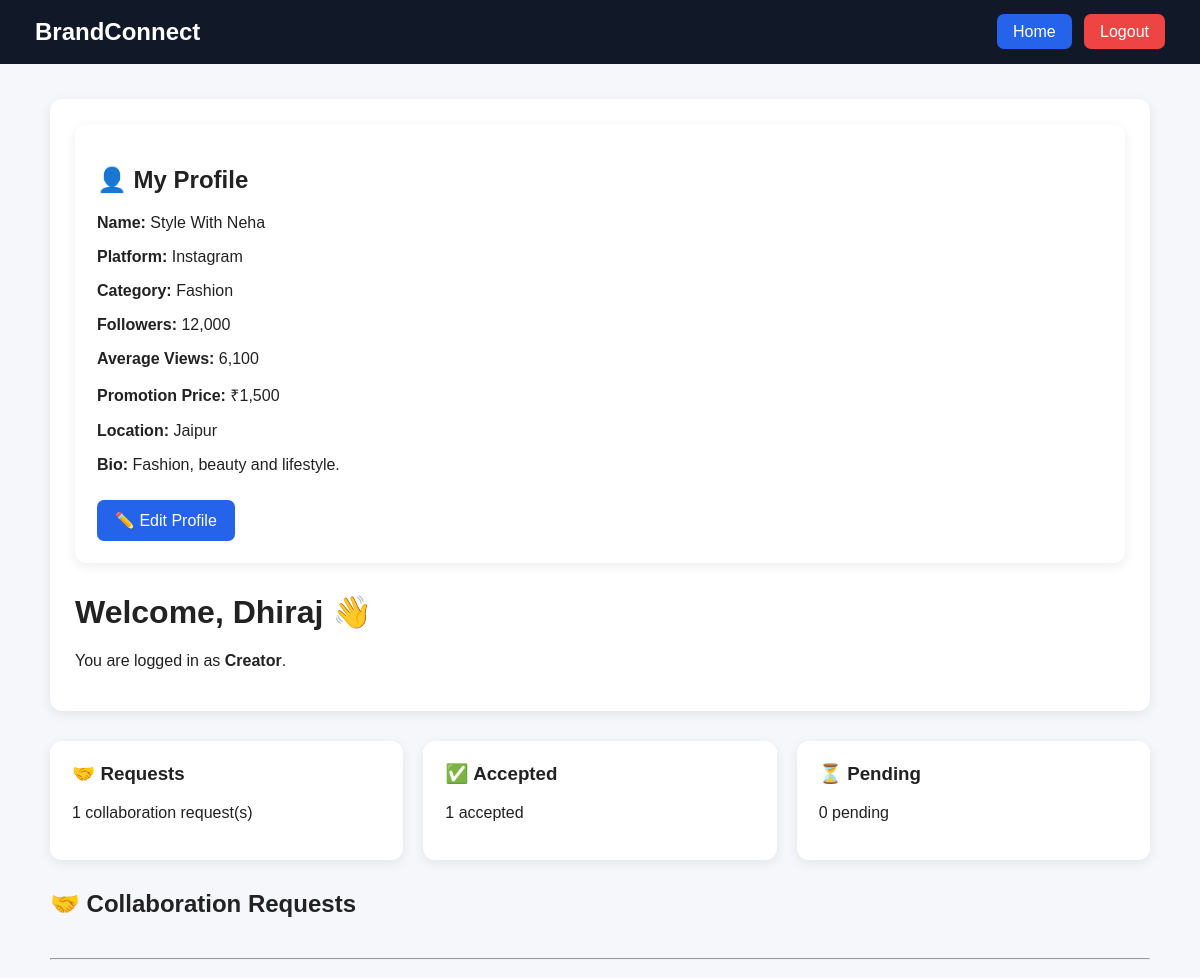
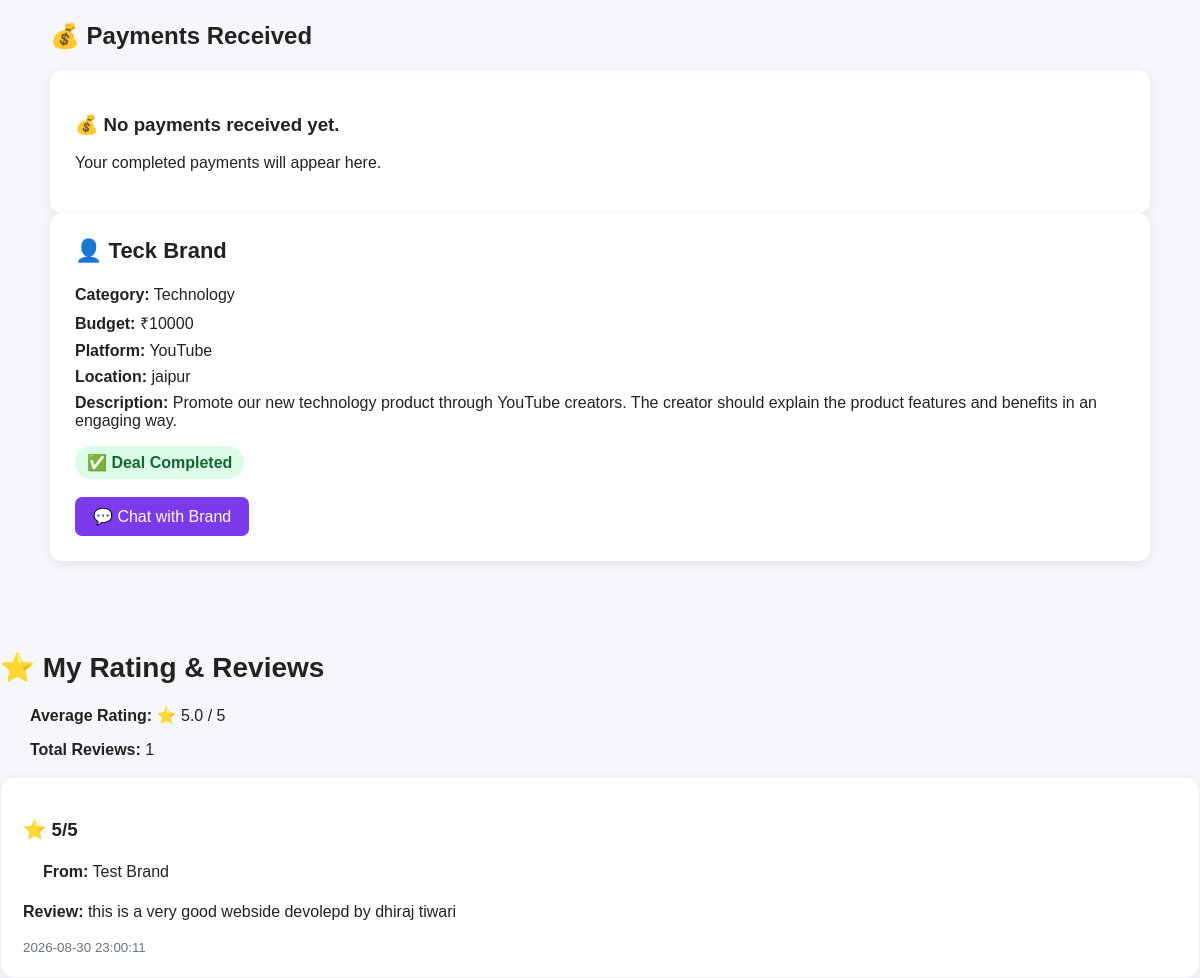
The page /creator-dashboard (signed in) on the database its author committed (2 pictures, top to bottom).
### tables this page shows
CREATE TABLE creators (
        id INTEGER PRIMARY KEY AUTOINCREMENT,
        name TEXT NOT NULL,
        platform TEXT NOT NULL,
        category TEXT NOT NULL,
        followers INTEGER NOT NULL,
        avg_views INTEGER NOT NULL,
        price INTEGER NOT NULL,
        location TEXT NOT NULL,
        bio TEXT DEFAULT ''
    , image_url TEXT DEFAULT '');

CREATE TABLE collaboration_requests (
    id INTEGER PRIMARY KEY AUTOINCREMENT,
    campaign_id INTEGER NOT NULL,
    creator_id INTEGER NOT NULL,
    brand_id INTEGER NOT NULL,
    status TEXT DEFAULT 'pending',
    created_at TIMESTAMP DEFAULT CURRENT_TIMESTAMP
, deal_status TEXT DEFAULT 'accepted');

CREATE TABLE campaigns (
        id INTEGER PRIMARY KEY AUTOINCREMENT,
        brand_name TEXT NOT NULL,
        category TEXT NOT NULL,
        budget INTEGER NOT NULL,
        platform TEXT NOT NULL,
        location TEXT DEFAULT '',
        description TEXT DEFAULT ''
    , user_id INTEGER);

CREATE TABLE reviews (id INTEGER PRIMARY KEY AUTOINCREMENT, request_id INTEGER NOT NULL, reviewer_id INTEGER NOT NULL, reviewee_id INTEGER NOT NULL, rating INTEGER NOT NULL CHECK(rating BETWEEN 1 AND 5), review TEXT DEFAULT '', created_at TIMESTAMP DEFAULT CURRENT_TIMESTAMP);

CREATE TABLE users (
        id INTEGER PRIMARY KEY AUTOINCREMENT,
        name TEXT NOT NULL,
        email TEXT UNIQUE NOT NULL,
        password TEXT NOT NULL,
        role TEXT NOT NULL
    , creator_id INTEGER);

### backend/app.py (the view)
@app.route("/creator-dashboard")
def creator_dashboard():
    if "user_id" not in session:
        return redirect(url_for("login"))
    if session["user_role"] != "creator":
        return "Access denied", 403
    conn = db()
    creator = conn.execute(
        """
        SELECT * FROM creators
        WHERE id = (
            SELECT creator_id
            FROM users
            WHERE id = ?
        )
        """,
        (session["user_id"],)
    ).fetchone()
    requests = conn.execute("""
        SELECT
            collaboration_requests.id,
            collaboration_requests.status,
            collaboration_requests.deal_status,
            collaboration_requests.created_at,
            campaigns.brand_name,
            campaigns.category,
            campaigns.budget,
            campaigns.platform,
            campaigns.location,
            campaigns.description
        FROM collaboration_requests
        JOIN campaigns
            ON collaboration_requests.campaign_id = campaigns.id
        JOIN users
            ON users.creator_id = collaboration_requests.creator_id
        WHERE users.id = ?
        ORDER BY collaboration_requests.id DESC
    """, (session["user_id"],)).fetchall()
    payments = conn.execute("""
        SELECT
            payments.id,
            payments.request_id,
            payments.amount,
            payments.upi_id,
            payments.status,
            payments.created_at,
            campaigns.brand_name
        FROM payments
        JOIN collaboration_requests
            ON payments.request_id = collaboration_requests.id
        JOIN campaigns
            ON collaboration_requests.campaign_id = campaigns.id
        WHERE payments.creator_id = ?
        ORDER BY payments.id DESC
    """, (creator["id"],)).fetchall()
    notifications = conn.execute("""
        SELECT *
        FROM notifications
        WHERE user_id = ?
        ORDER BY id DESC
    """, (session["user_id"],)).fetchall()
    unread_messages = conn.execute("""
    SELECT COUNT(*) AS count
    FROM messages
    WHERE receiver_id = ?
      AND is_read = 0
""", (session["user_id"],)).fetchone()["count"]
    rating_data = conn.execute("""
        SELECT
            COUNT(*) AS total_reviews,
            COALESCE(AVG(rating), 0) AS average_rating
        FROM reviews
        WHERE reviewee_id = ?
    """, (creator["id"],)).fetchone()
    reviews = conn.execute("""
        SELECT
            reviews.rating,
            reviews.review,
            reviews.created_at,
            users.name AS reviewer_name
        FROM reviews
        JOIN users
            ON reviews.reviewer_id = users.id
        WHERE reviews.reviewee_id = ?
        ORDER BY reviews.id DESC
    """, (creator["id"],)).fetchall()
    conn.close()
    return render_template(
        "creator_dashboard.html",
        user_name=session["user_name"],
        creator=creator,
        requests=requests,
        payments=payments,
        notifications=notifications,
        unread_messages=unread_messages,
        rating_data=rating_data,
        reviews=reviews
    )

### backend/app.py (called while the page is built)
def db():
    conn = sqlite3.connect(DB)
    conn.row_factory = sqlite3.Row
    return conn

### frontend/templates/creator_dashboard.html (shortened to what this page needs)
<!DOCTYPE html>
<html lang="en">
<head>
</head>
<body>
    <div class="navbar">
        <h2>BrandConnect</h2>
        <div class="nav-links">
            <a href="/" class="home">Home</a>
            <a href="{{ url_for('logout') }}" class="logout">Logout</a>
        </div>
    </div>
    <div class="container">
        <div class="welcome">
            <div class="stat-card" style="margin-bottom: 30px;">
    <h2>👤 My Profile</h2>
    {% if creator %}
        <p><strong>Name:</strong> {{ creator["name"] }}</p>
        <p><strong>Platform:</strong> {{ creator["platform"] }}</p>
        <p><strong>Category:</strong> {{ creator["category"] }}</p>
        <p><strong>Followers:</strong>
            {{ "{:,}".format(creator["followers"]) }}
        </p>
        <p><strong>Average Views:</strong>
            {{ "{:,}".format(creator["avg_views"]) }}
        </p>
        <p><strong>Promotion Price:</strong>
            ₹{{ "{:,}".format(creator["price"]) }}
        </p>
        <p><strong>Location:</strong> {{ creator["location"] }}</p>
        <p><strong>Bio:</strong> {{ creator["bio"] }}</p>
                        <a href="{{ url_for('edit_creator_profile') }}"
                   style="
                       display: inline-block;
                       margin-top: 10px;
                       background: #2563eb;
                       color: white;
                       text-decoration: none;
                       padding: 11px 18px;
                       border-radius: 7px;
                   ">
                    ✏️ Edit Profile
                </a>
    {% else %}
        <p>Creator profile not found.</p>
    {% endif %}
</div>
            <h1>Welcome, {{ user_name }} 👋</h1>
            <p>
                You are logged in as <strong>Creator</strong>.
            </p>
        </div>
        <div class="stats">
            <div class="stat-card">
                <h3>🤝 Requests</h3>
                <p>{{ requests|length }} collaboration request(s)</p>
            </div>
            <div class="stat-card">
                <h3>✅ Accepted</h3>
                <p>
                    {{ requests|selectattr("status", "equalto", "accepted")|list|length }}
                    accepted
                </p>
            </div>
            <div class="stat-card">
                <h3>⏳ Pending</h3>
                <p>
                    {{ requests|selectattr("status", "equalto", "pending")|list|length }}
                    pending
                </p>
            </div>
        </div>
        <h2 class="requests-title">
            🤝 Collaboration Requests
        </h2>
        <hr style="margin:40px 0;">
<h2>💰 Payments Received</h2>
{% if payments %}
    {% for payment in payments %}
    <div class="request">
        <h3>💰 Payment Received</h3>
        <p>
            <strong>Brand:</strong>
            {{ payment["brand_name"] }}
        </p>
        <p>
            <strong>Amount:</strong>
            ₹{{ payment["amount"] }}
        </p>
        <p>
            <strong>Status:</strong>
            <span class="status accepted">
                ✅ PAID
            </span>
        </p>
        <p>
            <strong>Date:</strong>
            {{ payment["created_at"] }}
        </p>
    </div>
    {% endfor %}
{% else %}
    <div class="empty">
        <h3>💰 No payments received yet.</h3>
        <p>Your completed payments will appear here.</p>
    </div>
{% endif %}
        {% if requests %}
            {% for request in requests %}
                <div class="request">
                    <h3>👤 {{ request["brand_name"] }}</h3>
                    <p>
                        <strong>Category:</strong>
                        {{ request["category"] }}
                    </p>
                    <p>
                        <strong>Budget:</strong>
                        ₹{{ request["budget"] }}
                    </p>
                    <p>
                        <strong>Platform:</strong>
                        {{ request["platform"] }}
                    </p>
                    <p>
                        <strong>Location:</strong>
                        {{ request["location"] }}
                    </p>
                    <p>
                        <strong>Description:</strong>
                        {{ request["description"] }}
                    </p>
                    {% if request["status"] == "pending" %}
                        <span class="status pending">
                            ⏳ Pending
                        </span>
                        <div class="buttons">
                            <form method="POST"
                                  action="{{ url_for('accept_collaboration', request_id=request['id']) }}"
                                  style="display:inline;">
                                <button type="submit" class="accept">
                                    ✅ Accept
                                </button>
                            </form>
                            <form method="POST"
                                  action="{{ url_for('reject_collaboration', request_id=request['id']) }}"
                                  style="display:inline;">
                                <button type="submit" class="reject">
                                    ❌ Reject
                                </button>
                            </form>
                        </div>
                    ```html
{% elif request["status"] == "accepted" %}
    {% if request["deal_status"] == "in_progress" %}
    <span class="status accepted">
        🔄 Deal In Progress
    </span>
    <br><br>
    <a href="{{ url_for('chat', request_id=request['id']) }}"
       style="display:inline-block;
              background:#7c3aed;
              color:white;
              text-decoration:none;
              padding:10px 18px;
              border-radius:7px;">
        💬 Chat with Brand
    </a>
    {% elif request["deal_status"] == "completed" %}
    <span class="status accepted">
        ✅ Deal Completed
    </span>
    <br><br>
    <a href="{{ url_for('chat', request_id=request['id']) }}"
       style="display:inline-block;
              background:#7c3aed;
              color:white;
              text-decoration:none;
              padding:10px 18px;
              border-radius:7px;">
        💬 Chat with Brand
    </a>
{% endif %}
{% elif request["status"] == "rejected" %}
                        <span class="status rejected">
                            ❌ Rejected
                        </span>
                    {% endif %}
                </div>
            {% endfor %}
        {% endif %}
    </div>
<div class="campaigns">
    <h2 class="reviews-title">⭐ My Rating & Reviews</h2>
    <p class="review-detail">
    <strong>Average Rating:</strong>
        ⭐ {{ "%.1f"|format(rating_data["average_rating"]) }} / 5
    </p>
    <p class="review-detail">
    <strong>Total Reviews:</strong>
        {{ rating_data["total_reviews"] }}
    </p>
    {% if reviews %}
        {% for review in reviews %}
        <div class="campaign">
            <h3>⭐ {{ review["rating"] }}/5</h3>
           <p class="review-detail">
    <strong>From:</strong>
                {{ review["reviewer_name"] }}
            </p>
            {% if review["review"] %}
                <p>
                    <strong>Review:</strong>
                    {{ review["review"] }}
                </p>
            {% endif %}
            <small>
                {{ review["created_at"] }}
            </small>
        </div>
        {% endfor %}
    {% else %}
        <p>📝 No reviews yet.</p>
    {% endif %}
</div>
</body>
</html>

### frontend/templates/creator_dashboard.html (style rules this page uses)
body { margin: 0; font-family: Arial, sans-serif; background: #f5f7fb; color: #222; }
.navbar { background: #111827; color: white; padding: 18px 35px; display: flex; justify-content: space-between; align-items: center; }
.navbar h2 { margin: 0; }
.nav-links a { color: white; text-decoration: none; padding: 9px 16px; border-radius: 7px; margin-left: 8px; }
.home { background: #2563eb; }
.logout { background: #ef4444; }
.container { max-width: 1100px; margin: auto; padding: 35px 20px; }
.welcome { background: white; padding: 25px; border-radius: 12px; box-shadow: 0 3px 12px rgba(0,0,0,0.08); margin-bottom: 30px; }
.welcome h1 { margin-top: 0; }
.stats { display: grid; grid-template-columns: repeat(3, 1fr); gap: 20px; margin-bottom: 30px; }
.stat-card { background: white; padding: 22px; border-radius: 12px; box-shadow: 0 3px 12px rgba(0,0,0,0.08); }
.stat-card h3 { margin-top: 0; }
.requests-title { margin-bottom: 20px; }
.request { background: white; padding: 25px; border-radius: 12px; box-shadow: 0 3px 12px rgba(0,0,0,0.08); margin-bottom: 20px; }
.request h3 { margin-top: 0; font-size: 22px; }
.request p { margin: 8px 0; }
.status { display: inline-block; padding: 7px 12px; border-radius: 20px; font-weight: bold; margin-top: 8px; }
.accepted { background: #dcfce7; color: #166534; }
.empty { background: white; padding: 25px; border-radius: 12px; box-shadow: 0 3px 12px rgba(0,0,0,0.08); }
.container { overflow-wrap: anywhere; padding-left: 20px; padding-right: 20px; }
.review-detail { padding-left: 20px; padding-right: 20px; overflow-wrap: anywhere; }
.reviews-title { margin-top: 35px; margin-bottom: 22px; font-size: 28px; }
.reviews-title + p, .reviews-title + p + p { margin-left: 10px; }
.campaign { background: white; padding: 22px; border-radius: 14px; margin-top: 18px; box-shadow: 0 4px 15px rgba(0,0,0,0.07); border: 1px solid #eef0f4; }
.campaign p { line-height: 1.5; word-wrap: break-word; }
.campaign small { display: block; margin-top: 15px; color: #6b7280; }

### rows shown on the page
creators: name "Style With Neha", platform "Instagram", category "Fashion", followers "12,000", avg_views "6,100", price "1,500", location "Jaipur", bio "Fashion, beauty and lifestyle."
collaboration_requests: brand_name "Teck Brand", category "Technology", budget "10000", platform "YouTube", location "jaipur", description "Promote our new technology product through YouTube creators. The creator should explain the product features and benefits in an engaging way."
reviews: rating "5", reviewer_name "Test Brand", review "this is a very good webside devolepd by dhiraj tiwari", created_at "2026-08-30 23:00:11"

### other values the page prints
{{ user_name }} "Dhiraj"
{{ requests|length }} "1"
{{ requests|selectattr("status", "equalto", "accepted")|list|length }} "1"
{{ requests|selectattr("status", "equalto", "pending")|list|length }} "0"
{{ "%.1f"|format(rating_data["average_rating"]) }} "5.0"
{{ rating_data["total_reviews"] }} "1"
